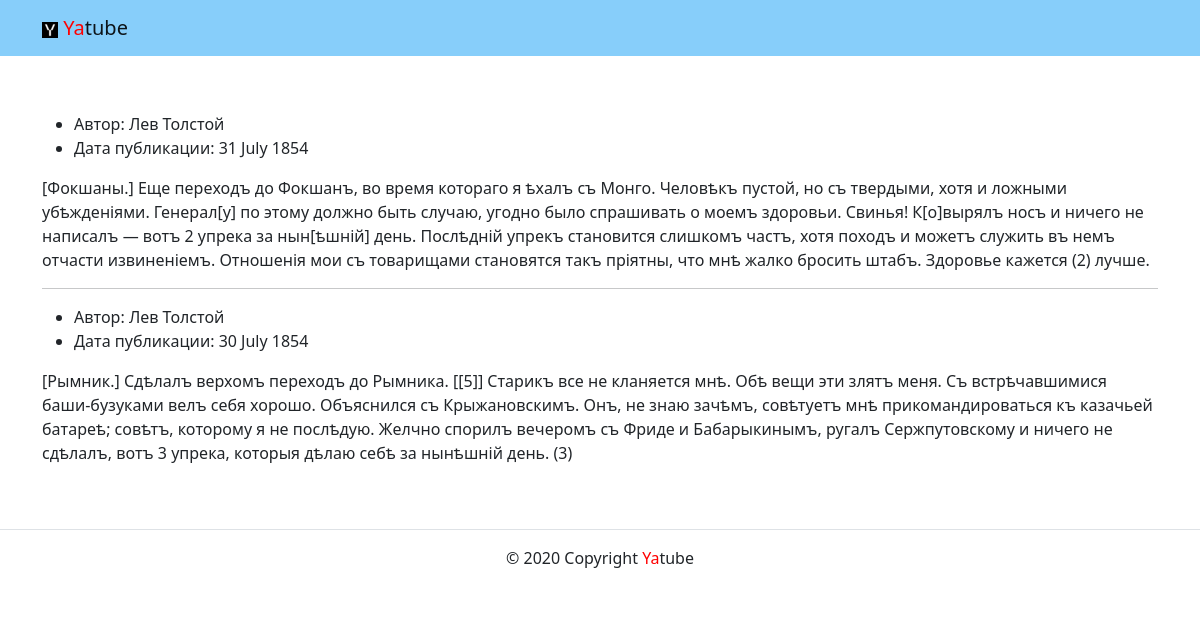
Page /group/A-YA/ on the committed database.
### posts/models.py (models this page shows)
class Post(models.Model):
    text = models.TextField()
    pub_date = models.DateTimeField(auto_now_add=True)
    group = models.ForeignKey(
        Group,
        blank=True,
        null=True,
        on_delete=models.CASCADE
    )
    author = models.ForeignKey(
        User,
        on_delete=models.CASCADE,
        related_name='posts'
    )

### posts/views.py (the view)
# urls.py: path('group/<slug:slug>/', views.group_posts, name='group')
def group_posts(request, slug):
    group = get_object_or_404(Group, slug=slug)
    posts = Post.objects.filter(group=group).order_by('-pub_date')[:10]
    context = {
        'group': group,
        'posts': posts,
    }
    return render(request, 'posts/group_list.html', context)

### templates/posts/group_list.html (shortened to what this page needs)
{% extends 'base.html' %}
{% block content %}
    {% for post in posts %}
    <ul>
      <li>
        Автор: {{ post.author.get_full_name }}
      </li>
      <li>
        Дата публикации: {{ post.pub_date|date:"d E Y" }}
      </li>
    </ul>
    <p>{{ post.text }}</p>
    {% if not forloop.last %}<hr>
    {% endif %}
    {% endfor %}
{% endblock %}

### rows in the picture
Post: author.get_full_name "Лев Толстой", pub_date "31 July 1854", text "[Фокшаны.] Еще переходъ до Фокшанъ, во время котораго я ѣхалъ съ Монго. Человѣкъ пустой, но съ твердыми, хотя и ложными убѣжденіями. Генерал[у] по этому должно быть случаю, угодно было спрашивать о моемъ здоровьи. Свинья! К[о]вырялъ носъ и ничего не написалъ — вотъ 2 упрека за нын[ѣшній] день. Послѣдній упрекъ становится слишкомъ частъ, хотя походъ и можетъ служить въ немъ отчасти извиненіемъ. Отношенія мои съ товарищами становятся такъ пріятны, что мнѣ жалко бросить штабъ. Здоровье кажется (2) лучше."
Post: author.get_full_name "Лев Толстой", pub_date "30 July 1854", text "[Рымник.] Сдѣлалъ верхомъ переходъ до Рымника. [[5]] Старикъ все не кланяется мнѣ. Обѣ вещи эти злятъ меня. Съ встрѣчавшимися баши-бузуками велъ себя хорошо. Объяснился съ Крыжановскимъ. Онъ, не знаю зачѣмъ, совѣтуетъ мнѣ прикомандироваться къ казачьей батареѣ; совѣтъ, которому я не послѣдую. Желчно спорилъ вечеромъ съ Фриде и Бабарыкинымъ, ругалъ Сержпутовскому и ничего не сдѣлалъ, вотъ 3 упрека, которыя дѣлаю себѣ за нынѣшній день. (3)"
